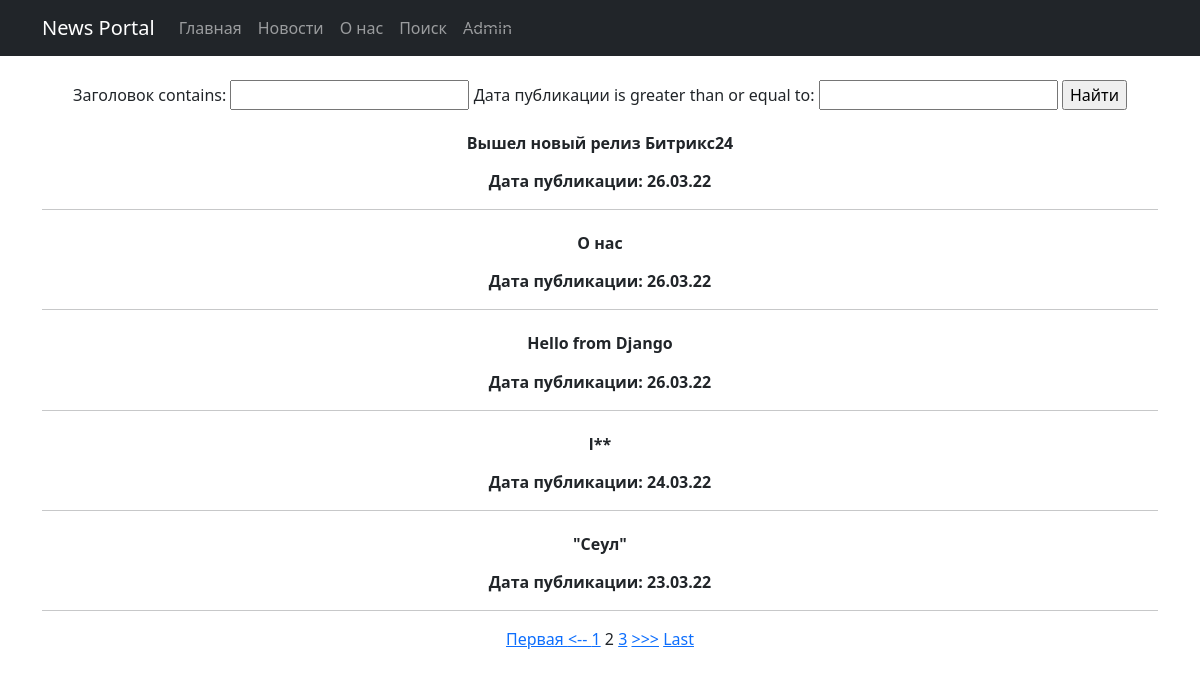
The page /news/search/?page=2 on the database its author committed.
### NewsPortalApp/models.py (models this page shows, shortened)
class Post(models.Model):
    author_connect = models.ForeignKey(Author, on_delete=models.CASCADE)
    NEWS = 'NW'
    ARTICLE = 'AR'
    CATEGORY_CHOISES = (
        (NEWS, 'Новость'),
        (ARTICLE, 'Статья')
    )
    category_type = models.CharField(max_length=2, choices=CATEGORY_CHOISES, default=ARTICLE)
    date_create = models.DateTimeField(auto_now_add=True, verbose_name='Дата публикации')
    post_category = models.ManyToManyField(Category, through='PostCategory')
    title = models.CharField(max_length=128, verbose_name='Заголовок')
    text = models.TextField(verbose_name='Текст')
    rating = models.SmallIntegerField(default=0)
    class Meta:
        verbose_name = 'Публикация'
        verbose_name_plural = 'Публикации'

### NewsPortalApp/views.py (the view)
# urls.py: path('search/', PostSearch.as_view()),
class PostSearch(ListView):
    model = Post
    template_name = 'search.html'
    context_object_name = 'posts_search'
    queryset = Post.objects.order_by('-id')
    paginate_by = 5
    def get_filter(self):
        return PostFilter(self.request.GET, queryset=super().get_queryset())
    def get_queryset(self):
        return self.get_filter().qs
    def get_context_data(self, *args, **kwargs):
        return {
            **super().get_context_data(*args, **kwargs),
            'filter': self.get_filter(),
        }

### NewsPortalApp/templatetags/customfilters.py (called while the page is built)
@register.filter(name='censor')
def censor(text):
    replace_values = {'lol': 'l**', 'bot': 'b**'}
    for i, j in replace_values.items():
        text = text.replace(i, j)
    return text

@register.filter(name='update_page')
def update_page(full_path:str, page:int):
    try:
        params_list = full_path.split('?')[1].split('&')
        params = dict([tuple(str(param).split('=')) for param  in params_list])
        params.update({'page' : page})
        link = ''
        for key, value in params.items():
            link += (f"{key}={value}&")
        return link[:-1]
    except:
        return f"page={page}"

### templates/search.html (shortened to what this page needs)
{% extends 'flatpages/default.html' %}
{% load customfilters %}
{% block content %}
<form method="GET">
    <br>{{ filter.form }}
    <input type="submit" value="Найти">
</form>
{% for post in posts_search %}
    <h6><b><a style="color: #212529" class="nav-link" href="/news/{{ post.id }}">{{ post.title|censor }}</a></b></h6>
    <b>Дата публикации: {{ post.date_create|date:'d.m.y' }}</b>
    <hr>
{% endfor %}
{% if is_paginated %}
    {% if page_obj.has_previous %}
        <a href="?{{ request.get_full_path|update_page:1}}">Первая  </a>
        <a href="?{{ request.get_full_path|update_page:page_obj.previous_page_number}}">  <--  </a>
    {% endif %}
    {% for num in page_obj.paginator.page_range %}
        {% if page_obj.number == num %}
            <a>{{ num }}</a>
        {% elif num > page_obj.number|add:'-3' and num < page_obj.number|add:'3' %}
            <a href="?{{ request.get_full_path|update_page:num }}">{{ num }}</a>
        {% endif %}
    {% endfor %}
    {% if page_obj.has_next %}
        <a href="?{{ request.get_full_path|update_page:page_obj.next_page_number }}">>>></a>
        <a href="?{{ request.get_full_path|update_page:page_obj.paginator.num_pages }}">Last</a>
    {% endif %}
{% endif %}
{% endblock content %}

### rows shown on the page
Post: title|censor "Вышел новый релиз Битрикс24", date_create "26.03.22"
Post: title|censor "О нас", date_create "26.03.22"
Post: title|censor "Hello from Django", date_create "26.03.22"
Post: title|censor "l**", date_create "24.03.22"
Post: title|censor "\"Сеул\"", date_create "23.03.22"

### other values the page prints
{{ num }} "1" "3"
{{ num }} "2"
